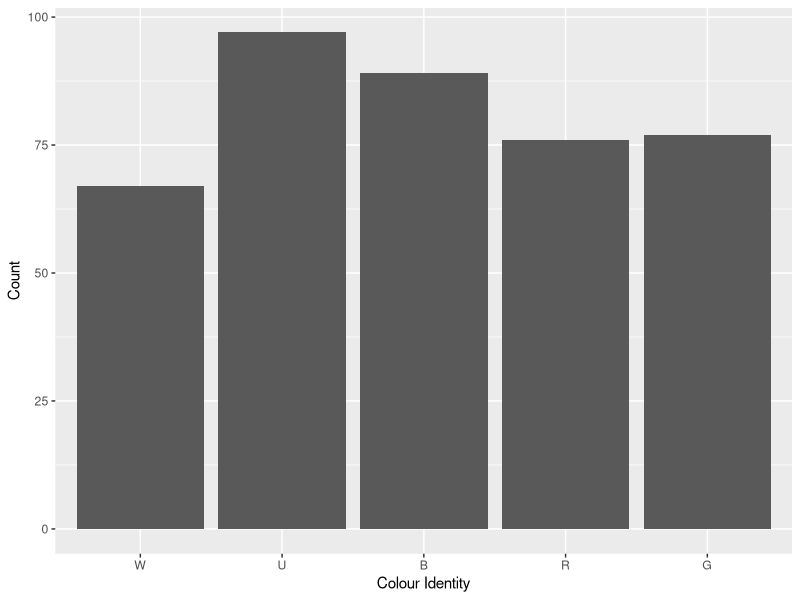
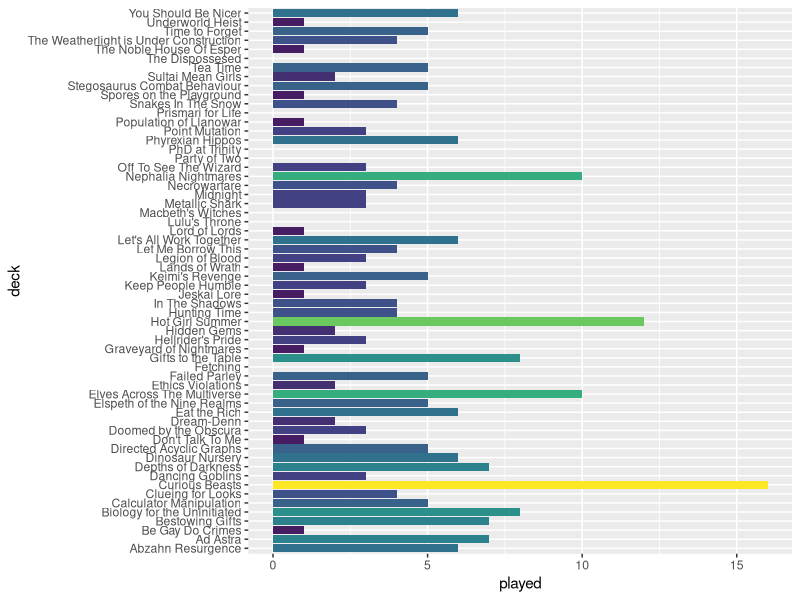
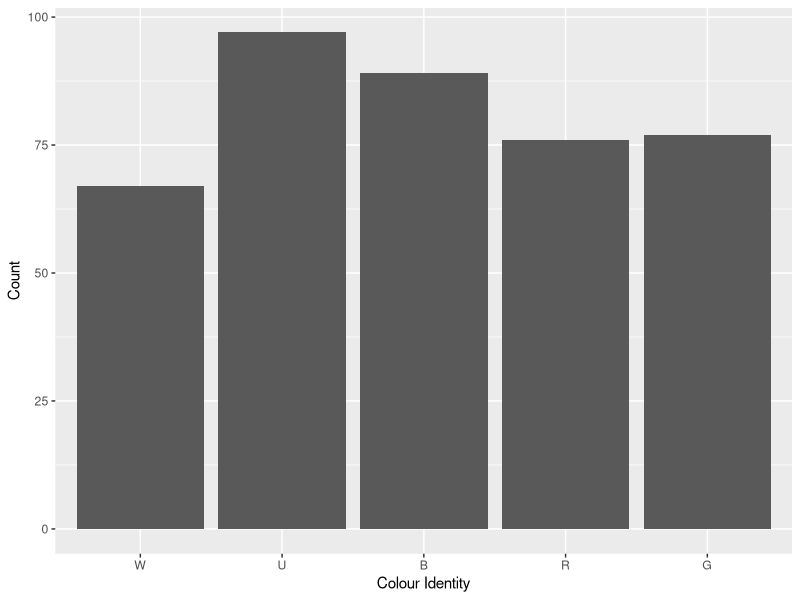
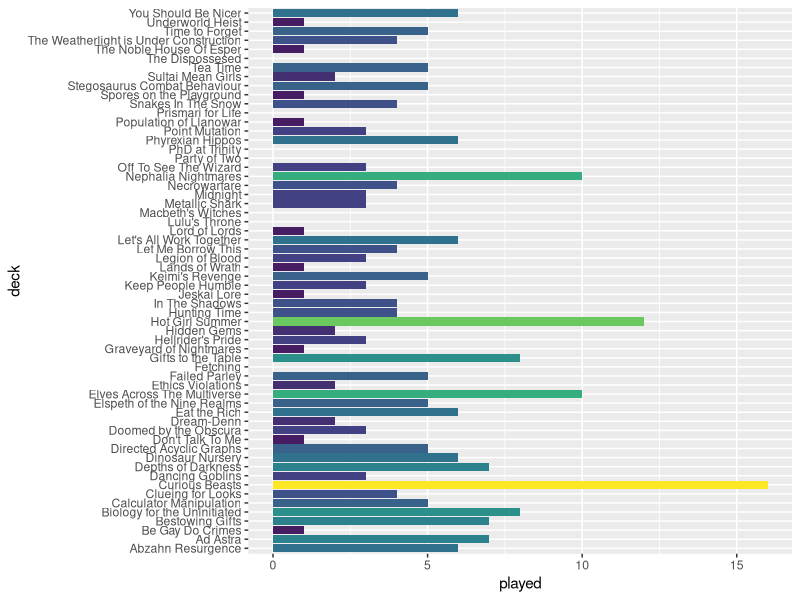

Recreate these plots in R, in order.
library(forcats)
library(tidyverse)
library(viridis)

decks<-data.frame(structure(list(deck=character(),commander=character(),power=factor(),played=numeric(),priority=factor(),W=logical(),U=logical(),B=logical(),R=logical(),G=logical(),artist=character())))
decks<-decks%>%#priority 7: Tournament cEDH
  add_row(deck="Dancing Goblins",commander="Gallia",power="9",played=3,priority="7",W=F,U=F,B=F,R=T,G=T,artist="Johannes Voss")%>% 
  add_row(deck="Doomed by the Obscura",commander="Toluz",power="10",played=3,priority="7",W=T,U=T,B=T,R=F,G=F,artist="Donato Giancola")%>% 
  add_row(deck="Metallic Shark",commander="Shabraz & Brallin",power="9",played=3,priority="7",W=F,U=T,B=T,R=T,G=F,artist="Paul Scott Canavanm,Paul Scott Canavan")%>%  
  add_row(deck="Sultai Mean Girls",commander="Sidisi",power="9",played=2,priority="7",W=F,U=T,B=T,R=F,G=T,artist="Karl Kopinski")%>%
  add_row(deck="The Weatherlight is Under Construction",commander="Jhoira",power="9",played=4,priority="7",W=F,U=T,B=F,R=T,G=F,artist="Lisa Heidhoff")%>%
  add_row(deck="Underworld Heist",commander="Cormela",power="9",played=1,priority="7",W=F,U=T,B=T,R=T,G=F,artist="Bram Sels")%>%# priority 6: LGS high power 
  add_row(deck="Depths of Darkness",commander="Thrasios & Reyhan",power="7",played=7,priority="6",W=F,U=T,B=T,R=F,G=T,artist="Josu Hernaiz,Chris Rallis") %>%
  add_row(deck="Nephalia Nightmares",commander="Jeleva",power="7",played=10,priority="6",W=F,U=T,B=T,R=T,G=F,artist="Cynthia Sheppard")%>% # priority 5: LGS low power 
  add_row(deck="Ethics Violations",commander="Volrath",power="6",played=2,priority="5",W=F,U=T,B=T,R=F,G=T,artist="Heonhwa Choe")%>%
  add_row(deck="Failed Parley",commander="Phabine",power="5",played=5,priority="5",W=F,U=T,B=T,R=F,G=T,artist="Ryan Pancoast")%>%
  add_row(deck="Gifts to the Table",commander="Parnesse",power="6",played=8,priority="2",W=F,U=T,B=T,R=T,G=F,artist="Svetlin Velinov")%>%
  add_row(deck="Graveyard of Nightmares",commander="Beamtown Bullies",power="5",played=1,priority="5",W=F,U=F,B=T,R=T,G=T,artist="Tyler Jacobson")%>%
  add_row(deck="Hellrider's Pride",commander="Zevlor",power="5",played=3,priority="5",W=F,U=T,B=T,R=T,G=F,artist="David Rapoza")%>%
  add_row(deck="Keep People Humble",commander="Ivy",power="5",played=3,priority="5",W=F,U=T,B=F,R=F,G=T,artist="Evyn Fong") %>% 
  add_row(deck="Let Me Borrow This",commander="Yasova",power="5",played=4,priority="5",W=F,U=T,B=T,R=T,G=F,artist="Winona Nelson")%>%
  add_row(deck="Let's All Work Together",commander="Sen Triplets",power="6",played=6,priority="5",W=T,U=T,B=T,R=F,G=F,artist="Greg Staples")%>%  # continue here 
  add_row(deck="Party of Two",commander="Minthara",power="5",played=0,priority="5",W=T,U=F,B=T,R=F,G=F,artist="Evyn Fong")%>%
  add_row(deck="Point Mutation",commander="Otrimi",power="5",played=3,priority="5",W=T,U=T,B=F,R=F,G=T,artist="Victor Adame Minguez") %>%
  # priority 4: non-tournament cEDH 
  add_row(deck="Macbeth's Witches",commander="Jeska & Tymna",power="9",played=0,priority="4",W=T,U=F,B=T,R=T,G=F,artist="Yongjae Choi,Winona Nelson")%>% 
  add_row(deck="PhD at Trinity",commander="Marath",power="9",played=0,priority="4",W=T,U=F,B=F,R=T,G=T,artist="Tyler Jacobson")%>% 
  # priority 3: pauper 
  add_row(deck="Challenger",commander="Mr Orfeo",power="4",played=1,priority="1",W=F,U=F,B=T,R=T,G=T,artist="Daarken")%>%
  # priority 2: Casual and Proxied 
  add_row(deck="Abzahn Resurgence",commander="Daghatar",power="6",played=6,priority="2",W=T,U=F,B=T,R=F,G=T,artist="Zack Stella")%>%
  add_row(deck="Ad Astra",commander="Belbe",power="8",played=7,priority="2",W=F,U=F,B=T,R=F,G=T,artist="Igor Kieryluk")%>%
  add_row(deck="Be Gay Do Crimes",commander="Vadrik",power="5",played=1,priority="2",W=F,U=T,B=F,R=T,G=F,artist="Kieran Yanner")%>%
  add_row(deck="Bestowing Gifts",commander="Kestia",power="5",played=7,priority="2",W=F,U=T,B=F,R=F,G=T,artist="Zezhou Chen")%>%
  add_row(deck="Biology for the Uninitiated",commander="Runo",power="5",played=8,priority="2",W=F,U=T,B=T,R=F,G=F,artist="Xiaobotong")%>%  
  add_row(deck="Calculator Manipulation",commander="Obeka",power="6",played=5,priority="2",W=F,U=T,B=T,R=T,G=F,artist="Jesper Ejsing")%>% 
  add_row(deck="Clueing for Looks",commander="Amareth",power="5",played=4,priority="5",W=T,U=T,B=F,R=F,G=T,artist="Lie Setiawan")%>% 
  add_row(deck="Curious Beasts",commander="Brallin & Shabraz",power="7",played=16,priority="2",W=T,U=T,B=F,R=T,G=F,artist="Paul Scott Canavan,Paul Scott Canavan")%>% 
  add_row(deck="Dinosaur Nursery",commander="Gavi",power="6",played=6,priority="2",W=T,U=T,B=F,R=T,G=F,artist="Randy Vargas")%>%  
  add_row(deck="Directed Acyclic Graphs",commander="Alesha",power="5",played=5,priority="2",W=T,U=F,B=T,R=T,G=F,artist="Winona Nelson")%>%  
  add_row(deck="Don't Talk To Me",commander="Florian",power="5",played=1,priority="2",W=F,U=F,B=T,R=T,G=F,artist="Justine Cruz")%>% 
  add_row(deck="Dream-Denn",commander="Killian with Lurrus",power="5",played=2,priority="2",W=T,U=F,B=T,R=F,G=F,artist="Ryan Pancoast,Slawomir Maniak")%>%  
  add_row(deck="Eat the Rich",commander="Silvar & Trynn",power="6",played=6,priority="2",W=T,U=F,B=T,R=T,G=F,artist="Jesper Ejsing,Jesper Ejsing")%>%
  add_row(deck="Elspeth of the Nine Realms",commander="Koll",power="7",played=5,priority="2",W=T,U=F,B=F,R=T,G=F,artist="Bram Sels")%>%  
  add_row(deck="Elves Across The Multiverse",commander="Abomination of Llanowar",power="7",played=10,priority="2",W=F,U=F,B=T,R=F,G=T,artist="Vincent Proce")%>%  
  add_row(deck="Hidden Gems",commander="Kadena",power="5",played=2,priority="2",W=F,U=T,B=T,R=F,G=T,artist="Caio Monteiro")%>%
  add_row(deck="Hunting Time",commander="Neyith",power="6",played=4,priority="2",W=F,U=F,B=F,R=T,G=T,artist="Magali Villeneuve")%>%
  add_row(deck="In The Shadows",commander="Yennett",power="5",played=4,priority="2",W=T,U=T,B=T,R=F,G=F,artist="Chris Rahn")%>%
  add_row(deck="Jeskai Lore",commander="Shu Yun",power="5",played=1,priority="2",W=T,U=T,B=F,R=T,G=F,artist="David Gaillet")%>%
  add_row(deck="Keimi's Revenge",commander="Tatsunari",power="5",played=5,priority="2",W=F,U=T,B=T,R=F,G=T,artist="Justine Cruz")%>%
  add_row(deck="Knives Out, Yavimaya!",commander="Meria",power="5",played=1,priority="1",W=F,U=F,B=F,R=T,G=T,artist="Aurore Folny")%>%
  add_row(deck="Lands of Wrath",commander="Aurelia",power="5",played=1,priority="2",W=T,U=F,B=F,R=T,G=F,artist="Slawomir Maniak")%>%  
  add_row(deck="Legion of Blood",commander="Licia",power="6",played=3,priority="2",W=T,U=F,B=T,R=T,G=F,artist="Magali Villeneuve")%>%  
  add_row(deck="Lord of Lords",commander="Miirym",power="5",played=1,priority="2",W=F,U=T,B=F,R=T,G=T,artist="Kekai Kotaki")%>%  
  add_row(deck="Midnight",commander="Nekusar",power="5",played=3,priority="2",W=F,U=T,B=T,R=T,G=F,artist="Mark Winters")%>%
  add_row(deck="Necrowarfare",commander="Gisa and Geralf",power="5",played=4,priority="2",W=F,U=T,B=T,R=F,G=F,artist="Karla Ortiz")%>%
  add_row(deck="Off To See The Wizard",commander="Inalla",power="5",played=3,priority="2",W=F,U=T,B=T,R=T,G=F,artist="Yongjae Choi")%>%
  add_row(deck="Phyrexian Hippos",commander="Perrie with Keruga",power="6",played=6,priority="2",W=T,U=T,B=F,R=F,G=T,artist="Joshua Raphael,Dan Scott") %>%
  add_row(deck="Population of Llanowar",commander="Allenal",power="5",played=1,priority="2",W=T,U=T,B=F,R=F,G=F,artist="Carly Mazur")%>%
  add_row(deck="Prismari for Life",commander="Galazeth Prismari",power="5",played=0,priority="2",W=F,U=T,B=F,R=T,G=F,artist="Iain McCaig")%>%
  add_row(deck="Snakes In The Snow",commander="Jorn",power="6",played=4,priority="2",W=F,U=T,B=T,R=F,G=T,artist="Magali Villeneuve") %>%
  add_row(deck="Spores on the Playground",commander="Tana & Keskit",power="5",played=1,priority="2",W=F,U=T,B=T,R=F,G=T,artist="Magali Villeneuve,Yongjae Choi") %>% 
  add_row(deck="Stegosaurus Combat Behaviour",commander="Kalamax",power="2",played=5,priority="2",W=F,U=T,B=F,R=T,G=T,artist="Nicholas Gregory") %>%
  add_row(deck="Tea Time",commander="Dina",power="8",played=5,priority="2",W=F,U=F,B=T,R=F,G=T,artist="Chris Rahn")%>%
  add_row(deck="The Noble House Of Esper",commander="Sydri",power="5",played=1,priority="2",W=T,U=T,B=T,R=F,G=F,artist="Therese Nielsen")%>%
  add_row(deck="Time to Forget",commander="Archelos",power="6",played=5,priority="2",W=F,U=T,B=T,R=F,G=T,artist="Dan Scott")%>%
  add_row(deck="Weather The Storm",commander="Trelasarra",power="5",played=0,priority="1",W=T,U=F,B=F,R=F,G=T,artist="Kieran Yanner")%>%
  add_row(deck="You Should Be Nicer",commander="Atla",power="6",played=6,priority="2",W=T,U=F,B=F,R=T,G=T,artist="Ekaterina Burmak")%>%  #priority 1: unsleeved and unfinished
  add_row(deck="Allies of the Realm",commander="Bruse & Thrasios",power="5",played=0,priority="1",W=T,U=T,B=F,R=T,G=T,artist="Anthony Palumbo,Josu Hernaiz")%>%
  add_row(deck="Amphibian Hugs",commander="Gor Muldrak",power="5",played=0,priority="1",W=F,U=T,B=F,R=F,G=T,artist="Steven Belledin")%>%
  add_row(deck="Astelle's Maze",commander="Nine-Fingers Keene",power="5",played=0,priority="1",W=F,U=T,B=T,R=F,G=T,artist="Nils Hamm")%>%
  add_row(deck="At War",commander="Anax and Cymede",power="5",played=0,priority="1",W=T,U=F,B=F,R=T,G=F,artist="Willian Murai")%>%
  add_row(deck="Baby Bears",commander="Ruxa",power="5",played=0,priority="1",W=F,U=F,B=F,R=F,G=T,artist="Ilse Gort")%>%
  add_row(deck="Bad Girl",commander="Auntie Blyte",power="5",played=0,priority="1",W=F,U=F,B=F,R=T,G=F,artist="Tatiana Kirgetova")%>%
  add_row(deck="Bad Vibes",commander="Mishra",power="5",played=0,priority="1",W=F,U=T,B=T,R=T,G=F,artist="Randy Vargas")%>%
  add_row(deck="Biggest Butts",commander="Sidar & Tevesh",power="6",played=0,priority="1",W=T,U=F,B=T,R=F,G=T,artist="Ryan Alexander Lee,Livia Prima")%>%
  add_row(deck="Burnt Eart",commander="Erinis",power="5",played=0,priority="1",W=F,U=F,B=F,R=T,G=T,artist="Ioannis Fiore")%>%
  add_row(deck="Champion",commander="Mr. Orfeo",power="5",played=0,priority="1",W=F,U=F,B=T,R=T,G=T,artist="Justin Hernandez & Alexis Hernandez")%>%
  add_row(deck="Chaos for Everybody",commander="Sol'kanar",power="4",played=0,priority="1",W=F,U=T,B=T,R=T,G=F,artist="Richard Kane Ferguson")%>% 
  add_row(deck="Cloudy",commander="Vadrok",power="5",played=0,priority="1",W=T,U=T,B=F,R=T,G=F,artist="Jedruszek")%>% 
  add_row(deck="Collector's Edition",commander="Pharika",power="5",played=0,priority="1",W=F,U=F,B=T,R=F,G=T,artist="Jason A. Engle")%>% 
  add_row(deck="Council In Session",commander="Tivit",power="6",played=0,priority="1",W=T,U=T,B=T,R=F,G=F,artist="Chris Rahn")%>% 
  add_row(deck="Cull The Unworthy",commander="Tasigur",power="5",played=0,priority="1",W=F,U=T,B=T,R=F,G=T,artist="Chris Rahn")%>% 
  add_row(deck="Cursed Gold",commander="Lynde",power="4",played=0,priority="1",W=F,U=T,B=F,R=T,G=F,artist="Anna Steinbauer")%>%  
  add_row(deck="Dawnheart Graveyard",commander="Kathilda",power="5",played=0,priority="1",W=T,U=F,B=F,R=F,G=T,artist="Byran Sola")%>%
  add_row(deck="Defending Fblthp",commander="Fblthp",power="4",played=0,priority="1",W=F,U=T,B=F,R=F,G=F,artist="Jesper Ejsing")%>%
  add_row(deck="Descend into Madness",commander="Anhelo",power="4",played=0,priority="1",W=F,U=T,B=T,R=T,G=F,artist="Aurore Folny")%>%
  add_row(deck="Distinguished Lesbians",commander="Beckett-Brass",power="5",played=0,priority="1",W=F,U=T,B=T,R=T,G=F,artist="Jason Rainville")%>%
  add_row(deck="Dominarian Waters",commander="Raff",power="5",played=0,priority="1",W=T,U=T,B=F,R=F,G=F,artist="Ivan Shavrin")%>% 
  add_row(deck="Doomsday Experiment",commander="Jan",power="9",played=0,priority="1",W=T,U=F,B=T,R=T,G=F,artist="Vladimir Krisetskiy")%>%
  add_row(deck="Doves & Peace",commander="Lavinia",power="9",played=0,priority="1",W=T,U=T,B=F,R=F,G=F,artist="Steven Belledin")%>% 
  add_row(deck="Drakes of Shandalar",commander="Alandra",power="5",played=0,priority="1",W=F,U=T,B=F,R=F,G=F,artist="Caroline Gariba")%>% 
  add_row(deck="Dynaheir's Honour Guard",commander="Dynaheir with Zira",power="5",played=0,priority="1",W=T,U=T,B=F,R=T,G=F,artist="Caroline Gariba,Jesper Ejsing")%>%   
  add_row(deck="Elven Garden",commander="Kianne",power="5",played=0,priority="1",W=F,U=T,B=F,R=F,G=T,artist="Ryan Pancoast")%>% 
  add_row(deck="Elvish Scavengers",commander="Nath",power="5",played=0,priority="1",W=F,U=F,B=T,R=F,G=T,artist="Kev Walker")%>% 
  add_row(deck="Exalted Glimpses",commander="Ayesha",power="5",played=0,priority="1",W=T,U=T,B=F,R=F,G=F,artist="Aurore Folny")%>%  
  add_row(deck="Exiled to Grixis",commander="Sedris",power="5",played=0,priority="1",W=F,U=T,B=T,R=T,G=F,artist="Ian Miller")%>%   
  add_row(deck="Faceless Weapons",commander="Vhal & Faceless One",power="5",played=0,priority="1",W=F,U=T,B=F,R=T,G=F,artist="David Gaillet,Gaboleps")%>% 
  add_row(deck="Fairytale Beast",commander="Uril",power="5",played=0,priority="1",W=F,U=T,B=T,R=F,G=T,artist="Jaime Jones")%>%
  add_row(deck="Field Ecology",commander="Lonis",power="6",played=0,priority="1",W=F,U=T,B=F,R=F,G=T,artist="Andrew Mar")%>%
  add_row(deck="Find the Bride",commander="Korvold",power="5",played=0,priority="1",W=F,U=F,B=T,R=T,G=T,artist="Wisnu Tan")%>%
  add_row(deck="Forest Awaken",commander="Anthousa",power="5",played=0,priority="1",W=F,U=F,B=F,R=F,G=T,artist="Howard Lyon")%>%
  add_row(deck="Friendship is Magic",commander="Tolsimir",power="5",played=0,priority="1",W=T,U=F,B=F,R=F,G=T,artist="Ryan Pancoast")%>%
  add_row(deck="Gaslight, Gatekeep, Girlboss",commander="Queen Marchesa",power="5",played=0,priority="1",W=T,U=F,B=T,R=T,G=F,artist="Peter Diamond")%>%
  add_row(deck="Gender is a Construct",commander="Alharu & Silas",power="5",played=0,priority="1",W=T,U=T,B=T,R=F,G=F,artist="Chris Rallis,Joseph Meehan")%>%
  add_row(deck="Giving Goats Away",commander="Zedruu",power="5",played=0,priority="1",W=T,U=T,B=F,R=T,G=F,artist="Mark Zug")%>%
  add_row(deck="Golem Zoology",commander="Ich-Tekik & Silas",power="5",played=0,priority="1",W=F,U=T,B=T,R=F,G=T, artist="Aleksi Briclot,Joseph Meehan")%>%
  add_row(deck="Graveyard Loops",commander="Varolz",power="5",played=0,priority="1",W=F,U=F,B=T,R=F,G=T,artist="Adam Paquette")%>%
  add_row(deck="Here Be Dragons",commander="Kykar",power="5",played=0,priority="1",W=T,U=T,B=F,R=T,G=F,artist="G-host Lee")%>%
  add_row(deck="Hush Now",commander="Kels",power="5",played=0,priority="1",W=F,U=T,B=T,R=F,G=F,artist="Magali Villeneuve")%>%
  add_row(deck="Hybrid Zone Ascendancy",commander="Rocco",power="5",played=0,priority="1",W=T,U=F,B=F,R=T,G=T,artist="Alix Branwyn")%>%
  add_row(deck="Illusions of Grandeur",commander="Tuvasa",power="5",played=0,priority="1",W=T,U=T,B=F,R=F,G=T,artist="Eric Deschamps")%>%
  add_row(deck="In a Flash",commander="Nymris",power="5",played=0,priority="1",W=F,U=T,B=T,R=F,G=F,artist="Johannes Voss")%>%
  add_row(deck="Itsy Bitsy Graveyard",commander="Ishkanah",power="5",played=0,priority="1",W=F,U=F,B=T,R=F,G=T,artist="Christine Choi")%>%
  add_row(deck="Jasmine Reads Adventures",commander="Jasmine",power="5",played=0,priority="1",W=T,U=F,B=F,R=F,G=T,artist="Bastien L. Deharme")%>%
  add_row(deck="Kept in Suspense",commander="Illuna",power="5",played=0,priority="1",W=F,U=T,B=F,R=T,G=T,artist="Chris Rahn")%>%
  add_row(deck="Knights of the Shire",commander="Mazzy",power="5",played=0,priority="1",W=T,U=F,B=F,R=T,G=T,artist="Justyna Dura")%>%
  add_row(deck="Just a Glimpse",commander="Kenessos",power="5",played=0,priority="1",W=F,U=T,B=F,R=F,G=T,artist="Joshua Raphael")%>%
  add_row(deck="Leave Me Alone",commander="Xantcha",power="5",played=0,priority="1",W=F,U=F,B=T,R=T,G=0,artist="Mark Winters")%>%  
  add_row(deck="Maelstorm Angels",commander="Jenson",power="5",played=0,priority="1",W=T,U=T,B=T,R=T,G=T,artist="Livia Prima")%>%
  add_row(deck="Misery Business",commander="Queza",power="5",played=0,priority="1",W=T,U=T,B=T,R=F,G=F,artist="Julie Dillon")%>%
  add_row(deck="Necromancy in the Kitchen",commander="Colfenor",power="5",played=0,priority="1",W=F,U=T,B=T,R=F,G=T,artist="Filip Burburan")%>%
  add_row(deck="News of the Day",commander="Denry Klin",power="5",played=0,priority="1",W=T,U=T,B=F,R=F,G=F,artist="Aaron J. Riley")%>%
  add_row(deck="No Waking Up",commander="Nethroi with Kaheera",power="5",played=0,priority="1",W=T,U=F,B=T,R=F,G=T, artist="Slawomir Maniak,Ryan Pancoast")%>%
  add_row(deck="No, You Don't",commander="Merieke",power="5",played=0,priority="1",W=T,U=T,B=T,R=F,G=F,artist="Heather Hudson")%>%
  add_row(deck="Over The Hills",commander="Rubinia",power="5",played=0,priority="1",W=T,U=T,B=F,R=F,G=T,artist="Cynthia Sheppard")%>%
  add_row(deck="Painting Elves",commander="Kalain",power="5",played=0,priority="1",W=F,U=F,B=T,R=T,G=F,artist="Justine Cruz")%>%
  add_row(deck="Palaeovirology",commander="Mimeoplasm",power="5",played=0,priority="1",W=F,U=T,B=T,R=F,G=T,artist="Svetlin Velinov")%>%
  add_row(deck="Pillaging Ghosts",commander="Ramirez",power="5",played=0,priority="1",W=T,U=T,B=F,R=F,G=F,artist="Anna Steinbauer")%>%
  add_row(deck="Playing in the Snow",commander="Isu",power="5",played=0,priority="1",W=T,U=T,B=F,R=F,G=T,artist="Victor Adame Minguez")%>%
  add_row(deck="Poor Little Goblins",commander="Gut",power="4",played=0,priority="1",W=F,U=F,B=T,R=T,G=F,artist="Wayne Reynolds")%>% 
  add_row(deck="Pot of Honey",commander="Wilson & Feywild Visitor",power="5",played=0,priority="1",W=T,U=T,B=F,R=F,G=F,artist="Ilse Gort,Johann Bodin")%>%
  add_row(deck="Pride was a Riot",commander="Kynaios & Tiro",power="5",played=0,priority="1",W=T,U=T,B=F,R=T,G=T,artist="Willian Murai")%>%
  add_row(deck="Pyramid of Zombies",commander="Temmet",power="5",played=0,priority="1",W=T,U=T,B=F,R=F,G=F,artist="Anna Steinbauer")%>%
  add_row(deck="Release the Gremlins",commander="Wasitora",power="5",played=0,priority="1",W=F,U=F,B=T,R=T,G=T,artist="Cynthia Sheppard") %>%
  add_row(deck="Remember, Remember",commander="Geist of Saint Traft",power="5",played=0,priority="1",W=F,U=T,B=T,R=F,G=T,artist="Igor Kieryluk") %>%
  add_row(deck="Remember the Fallen",commander="Rayami",power="5",played=0,priority="1",W=F,U=T,B=T,R=F,G=T,artist="Kieran Yanner") %>%
  add_row(deck="Responsible Fieldwork",commander="Quintorius",power="5",played=0,priority="1",W=T,U=F,B=F,R=T,G=F,artist="Bryan Sola")%>%
  add_row(deck="Return from the Deep",commander="Vohar",power="5",played=0,priority="1",W=F,U=T,B=T,R=F,G=F,artist="Nino Vecia") %>%
  add_row(deck="Roll for Honey",commander="Xira",power="5",played=0,priority="1",W=F,U=F,B=T,R=T,G=T,artist="Mila Pesic") %>%
  add_row(deck="Royal Snowball",commander="Queen Marchesa",power="9",played=0,priority="1",W=T,U=F,B=T,R=T,G=F,artist="Kieran Yanner")%>%
  add_row(deck="Runic Lore",commander="Gretchen",power="9",played=0,priority="1",W=F,U=T,B=F,R=T,G=T,artist="Mila Pesic")%>%
  add_row(deck="Sands of the Forgotten",commander="Hazezon",power="5",played=0,priority="1",W=T,U=F,B=F,R=T,G=T,artist="Bryan Sola") %>%
  add_row(deck="Second Breakfast",commander="Piru",power="5",played=0,priority="1",W=T,U=F,B=T,R=T,G=F,artist="Greg Staples") %>%
  add_row(deck="Shattergang Revenge",commander="Shattergang",power="6",played=0,priority="1",W=F,U=F,B=T,R=T,G=T,artist="Kev Walker")%>%
  add_row(deck="Shrines to the Death",commander="Ghen",power="6",played=0,priority="1",W=T,U=F,B=T,R=T,G=F,artist="Kieran Yanner")%>%
  add_row(deck="Solve for X",commander="Zaxara",power="5",played=0,priority="1",W=F,U=T,B=T,R=F,G=T,artist="Simon Dominic") %>%
  add_row(deck="So many Spellseekers",commander="Ivy",power="9",played=0,priority="1",W=F,U=T,B=F,R=F,G=T,artist="Eshpur")%>%
  add_row(deck="Stromkirk Vampires",commander="Evelyn",power="5",played=0,priority="1",W=F,U=T,B=T,R=T,G=F,artist="Marta Nael") %>%
  add_row(deck="The Ashnod Institute for Myr Research",commander="Ashnod",power="5",played=0,priority="1",W=F,U=T,B=T,R=T,G=F,artist="Kieran Yanner")%>%
  add_row(deck="The Stacl is Your Wonderland",commander="Neera",power="5",played=0,priority="1",W=F,U=T,B=F,R=T,G=F,artist="Pauline Voss")%>%
  add_row(deck="The Saga of Abdel",commander="Abdel & Cloakwood Hermit",power="5",played=0,priority="1",W=T,U=F,B=F,R=F,G=T,artist="Karl Kopinski,Karl Kopinski")%>%  
  add_row(deck="There Can Only Be One Guardian",commander="Ghave",power="5",played=0,priority="1",W=T,U=F,B=T,R=F,G=T,artist="James Paick")%>%  
  add_row(deck="Tron Union",commander="Self-Assembler",power="5",played=0,priority="1",W=F,U=F,B=F,R=F,G=F,artist="Toraji")%>%  
  add_row(deck="True Love",commander="Regna & Krav",power="5",played=0,priority="1",W=T,U=F,B=T,R=F,G=F,artist="Randy Vargas,Randy Vargas")%>%  
  add_row(deck="Trust the Process",commander="Ukkima & Cazur",power="9",played=0,priority="1",W=F,U=T,B=T,R=F,G=T,artist="Daarken,Daarken")%>%
  add_row(deck="The Secret Life of Hell",commander="Raphael",power="5",played=0,priority="1",W=F,U=F,B=T,R=T,G=F,artist="Livia Prima")%>%  
  add_row(deck="Undercity Expedition",commander="Tocasia",power="5",played=0,priority="1",W=T,U=F,B=T,R=F,G=T,artist="Lie Setiawan")%>%  
  add_row(deck="Unspeakable Horrors",commander="Kodama & Ghost of Ramirez",power="5",played=0,priority="1",W=F,U=T,B=F,R=F,G=T,artist="Daarken,Grzegorz Rutkowski")%>%  
  add_row(deck="Welcome to the Circus",commander="Magar",power="5",played=0,priority="1",W=F,U=F,B=T,R=T,G=F,artist="Tomek Larek")%>%
  add_row(deck="Wizards of the Land",commander="Zimone",power="5",played=0,priority="1",W=F,U=T,B=F,R=F,G=T,artist="Ryan Pancoast")%>%
  add_row(deck="Women in STEM",commander="Sophina & Cecily",power="5",played=0,priority="1",W=T,U=T,B=T,R=T,G=F,artist="Bartek Fedyczak,Anastasia Balakchina")%>%# priority: 0 no buying cards for this (proxy free)
  add_row(deck="Fetching",commander="Pako & Haldane",power="5",played=0,priority="0",W=F,U=T,B=F,R=T,G=T,artist="Manuel Castañón,Manuel Castañón")%>%
  add_row(deck="Lulu's Throne",commander="Lulu & Feywild Visitor",power="5",played=0,priority="0",W=T,U=T,B=F,R=F,G=0,artist="Jakob Eirich,Johann Bodin")%>%
  add_row(deck="The Dispossesed",commander="Meren",power="5",played=0,priority="0",W=T,U=T,B=T,R=T,G=F,artist="Mark Winters")%>%# priority: NA retired 
add_row(deck="Hot Girl Summer",commander="Jeska & Tymna",power="9",played=12,priority="0",W=T,U=F,B=T,R=T,G=F,artist="Yongjae Choi,Winona Nelson")

decks%>%filter(W==T & B==T & R==T)
# colour distibution
W<-decks%>%filter(W==T)%>%count()%>%pull(n)
U<-decks%>%filter(U==T)%>%count()%>%pull(n)
B<-decks%>%filter(B==T)%>%count()%>%pull(n)
R<-decks%>%filter(R==T)%>%count()%>%pull(n)
G<-decks%>%filter(G==T)%>%count()%>%pull(n)
colour<-c(W,U,B,R,G)
identity<-c("W","U","B","R","G")
colours<-cbind(colour,identity)
colours<-as.data.frame(colours)
colours<-colours%>%mutate(colour=as.numeric(colour))
col<-colours%>%ggplot(aes(x=fct_inorder(identity),colour))+
          geom_bar(stat="identity")+
          xlab("Colour Identity")+
          ylab("Count")
col 
ggsave("col.png")

#deck stats 
games<-decks%>%filter(priority!="1"&!is.na(priority))%>%ggplot(aes(played,deck,fill=played))+
        geom_bar(stat="identity")+
        scale_fill_viridis_c()+
        theme(legend.position="none")
games
ggsave(filename ="played.png",width=3000,height =2255, dpi=300,units="px",device='png')
head(decks)
# powerlevel
decks%>%filter(priority!="0")%>%group_by(power)%>%count()
# playable decks
decks%>%filter(priority!="1"&!is.na(priority))%>%count()

buildme<-decks%>%filter(priority=="1")
buildme%>%pull(commander)
# wishlist (This is currently a little behind)

proxies<- as.data.frame(read.csv("proxies.csv",header=T))
proxies%>%dplyr::filter(str_detect(Decks,"Atla Palani"))%>%pull(Card)# example looking for cards I need to Atla 
